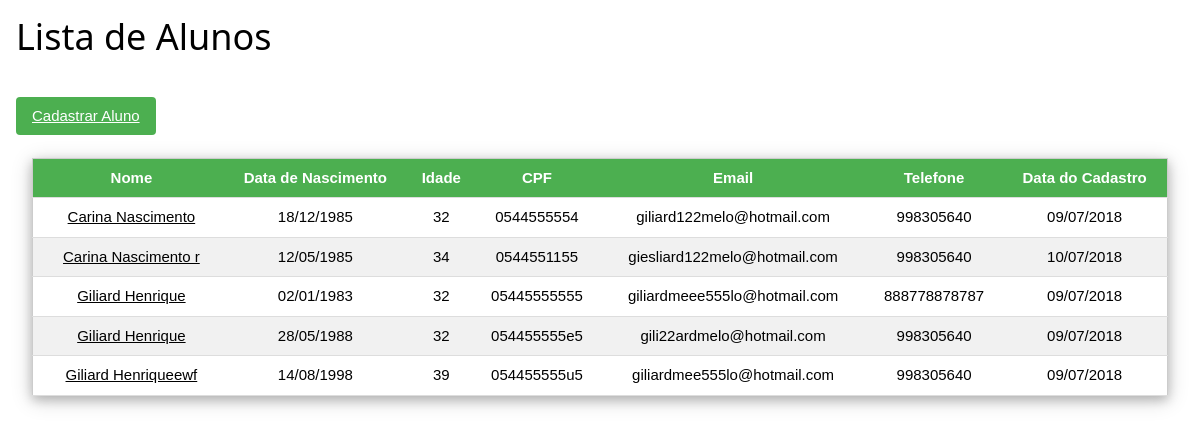
The page / on the database its author committed.
### products/models.py (models this page shows, shortened)
class Product(models.Model):
    Nome = models.CharField(max_length=45)
    nasc = models.DateField('Data de Nasc', null=True)
    idade = models.IntegerField('Idade', null=True)
    CPF = models.CharField(max_length=11, unique=True)
    email = models.EmailField('Email', unique=True, null=True)
    Tel = models.CharField('Telefone', max_length=9, null=True)
    data = models.DateTimeField(auto_now_add=True, null=True)

### products/views.py (the view)
# urls.py: path('', list_products, name='list_products'),
def list_products(request):
    products = Product.objects.all().order_by('Nome')
    return render(request, 'products.html', {'products': products})

### products/templates/products.html (shortened to what this page needs)
<!doctype html>
{% load staticfiles %}
<html lang="en">
<head>
    <link rel="stylesheet" href="{% static 'css/w3.css' %}">
</head>
<body  class="w3-">
<div class="w3-container w3-">
    <h1>Lista de Alunos</h1>
    <br>
    <button class="w3-button w3-green  w3-round" type="submit"><a href="{% url 'create_products' %}">Cadastrar Aluno</a></button>
    <div class="w3-container w3-">
        <br>
			<table  class="w3-table-all w3-centered w3-striped w3-border w3-hoverable w3-card-4 ">
                <thead>
					    <tr class="w3-green">
						        <th>Nome</th>
                                <th>Data de Nascimento</th>
                                <th>Idade</th>
                                <th>CPF</th>
                                <th>Email</th>
                                <th >Telefone</th>
                                <th>Data do Cadastro</th>
                        </tr>
                </thead>
                <tbody>
        {% for product in products %}
                        <tr>
                                <td> <a href="{% url 'update_product' product.id %}"> {{ product.Nome }}  </a></td>
                                <td> {{ product.nasc|date:"d/m/Y" }}</td>
                                <td> {{ product.idade }}</td>
                                <td> {{ product.CPF }}</td>
                                <td> {{ product.email }}</td>
                                <td> {{ product.Tel }}</td>
                                <td> {{ product.data|date:"d/m/Y"}}</td>
                        </tr>
        {% endfor %}
                </tbody>
            </table>
    </div>
    <br>
</div>
 </body>
</html>

### products/static/css/w3.css (style rules this page uses)
html { box-sizing:border-box }
*,*:before,*:after { box-sizing:inherit }
html { -ms-text-size-adjust:100%;-webkit-text-size-adjust:100% }
body { margin:0 }
a { background-color:transparent;-webkit-text-decoration-skip:objects }
button,input,select,textarea { font:inherit;margin:0 }
button,input { overflow:visible }
button,select { text-transform:none }
button,html [type=button],[type=reset],[type=submit] { -webkit-appearance:button }
html,body { font-family:Verdana,sans-serif;font-size:15px;line-height:1.5 }
html { overflow-x:hidden }
h1 { font-size:36px }
h1,h2,h3,h4,h5,h6 { font-family:"Segoe UI",Arial,sans-serif;font-weight:400;margin:10px 0 }
a { color:inherit }
.w3-table,.w3-table-all { border-collapse:collapse;border-spacing:0;width:100%;display:table }
.w3-table-all { border:1px solid #ccc }
.w3-bordered tr,.w3-table-all tr { border-bottom:1px solid #ddd }
.w3-striped tbody tr:nth-child(even) { background-color:#f1f1f1 }
.w3-table-all tr:nth-child(odd) { background-color:#fff }
.w3-table-all tr:nth-child(even) { background-color:#f1f1f1 }
.w3-centered tr th,.w3-centered tr td { text-align:center }
.w3-table td,.w3-table th,.w3-table-all td,.w3-table-all th { padding:8px 8px;display:table-cell;text-align:left;vertical-align:top }
.w3-table th:first-child,.w3-table td:first-child,.w3-table-all th:first-child,.w3-table-all td:first-child { padding-left:16px }
.w3-btn,.w3-button { border:none;display:inline-block;padding:8px 16px;vertical-align:middle;overflow:hidden;text-decoration:none;color:inherit;background-color:inherit;text-align:center;cursor:pointer;white-space:nowrap }
.w3-btn,.w3-button { -webkit-touch-callout:none;-webkit-user-select:none;-khtml-user-select:none;-moz-user-select:none;-ms-user-select:none;user-select:none }
.w3-container:after,.w3-container:before,.w3-panel:after,.w3-panel:before,.w3-row:after,.w3-row:before,.w3-row-padding:after,.w3-row-padding:before, .w3-cell-row:before,.w3-cell-row:after,.w3-clear:after,.w3-clear:before,.w3-bar:before,.w3-bar:after { content:"";display:table;clear:both }
.w3-round,.w3-round-medium { border-radius:4px }
.w3-container,.w3-panel { padding:0.01em 16px }
.w3-card-4,.w3-hover-shadow:hover { box-shadow:0 4px 10px 0 rgba(0,0,0,0.2),0 4px 20px 0 rgba(0,0,0,0.19) }
.w3-border { border:1px solid #ccc!important }
.w3-green,.w3-hover-green:hover { color:#fff!important;background-color:#4CAF50!important }

### rows shown on the page
Product: Nome "Carina Nascimento", nasc "18/12/1985", idade "32", CPF "0544555554", email "giliard122melo@hotmail.com", Tel "998305640", data "09/07/2018"
Product: Nome "Carina Nascimento r", nasc "12/05/1985", idade "34", CPF "0544551155", email "giesliard122melo@hotmail.com", Tel "998305640", data "10/07/2018"
Product: Nome "Giliard Henrique", nasc "02/01/1983", idade "32", CPF "05445555555", email "giliardmeee555lo@hotmail.com", Tel "888778878787", data "09/07/2018"
Product: Nome "Giliard Henrique", nasc "28/05/1988", idade "32", CPF "054455555e5", email "gili22ardmelo@hotmail.com", Tel "998305640", data "09/07/2018"
Product: Nome "Giliard Henriqueewf", nasc "14/08/1998", idade "39", CPF "054455555u5", email "giliardmee555lo@hotmail.com", Tel "998305640", data "09/07/2018"
